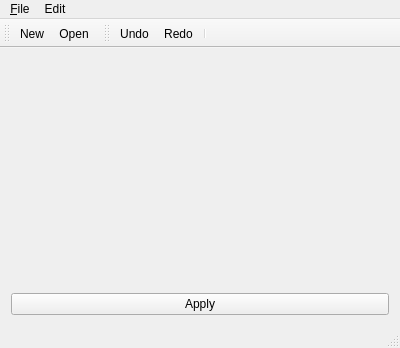
<?xml version="1.0" encoding="UTF-8"?>
<ui version="4.0">
 <class>Test_Window</class>
 <widget class="QMainWindow" name="Test_Window">
  <property name="geometry">
   <rect>
    <x>0</x>
    <y>0</y>
    <width>400</width>
    <height>348</height>
   </rect>
  </property>
  <property name="windowTitle">
   <string>Test_Window</string>
  </property>
  <widget class="QWidget" name="centralWidget">
   <layout class="QVBoxLayout" name="verticalLayout">
    <item>
     <widget class="Toolbar_Editor" name="toolbar_editor"/>
    </item>
    <item>
     <widget class="QPushButton" name="pushButton">
      <property name="text">
       <string>Apply</string>
      </property>
     </widget>
    </item>
   </layout>
  </widget>
  <widget class="QMenuBar" name="menuBar">
   <property name="geometry">
    <rect>
     <x>0</x>
     <y>0</y>
     <width>400</width>
     <height>20</height>
    </rect>
   </property>
   <widget class="QMenu" name="menu_File">
    <property name="title">
     <string>&amp;File</string>
    </property>
    <addaction name="actionNew"/>
    <addaction name="actionOpen"/>
    <addaction name="separator"/>
    <addaction name="actionExit"/>
   </widget>
   <widget class="QMenu" name="menuEdit">
    <property name="title">
     <string>Edit</string>
    </property>
    <widget class="QMenu" name="menuSomething">
     <property name="title">
      <string>Something</string>
     </property>
     <addaction name="actionDo_A"/>
     <addaction name="actionDo_B"/>
    </widget>
    <addaction name="actionUndo"/>
    <addaction name="actionRedo"/>
    <addaction name="menuSomething"/>
   </widget>
   <addaction name="menu_File"/>
   <addaction name="menuEdit"/>
  </widget>
  <widget class="QToolBar" name="toolbar_file">
   <attribute name="toolBarArea">
    <enum>TopToolBarArea</enum>
   </attribute>
   <attribute name="toolBarBreak">
    <bool>false</bool>
   </attribute>
   <addaction name="actionNew"/>
   <addaction name="actionOpen"/>
  </widget>
  <widget class="QStatusBar" name="statusBar"/>
  <widget class="QToolBar" name="toolbar_edit">
   <property name="windowTitle">
    <string>toolBar</string>
   </property>
   <attribute name="toolBarArea">
    <enum>TopToolBarArea</enum>
   </attribute>
   <attribute name="toolBarBreak">
    <bool>false</bool>
   </attribute>
   <addaction name="actionUndo"/>
   <addaction name="actionRedo"/>
   <addaction name="separator"/>
  </widget>
  <action name="actionNew">
   <property name="icon">
    <iconset theme="document-new">
     <normaloff/>
    </iconset>
   </property>
   <property name="text">
    <string>New</string>
   </property>
  </action>
  <action name="actionOpen">
   <property name="icon">
    <iconset theme="document-open">
     <normaloff/>
    </iconset>
   </property>
   <property name="text">
    <string>Open</string>
   </property>
  </action>
  <action name="actionExit">
   <property name="icon">
    <iconset theme="application-exit">
     <normaloff/>
    </iconset>
   </property>
   <property name="text">
    <string>Exit</string>
   </property>
  </action>
  <action name="actionUndo">
   <property name="icon">
    <iconset theme="edit-undo">
     <normaloff/>
    </iconset>
   </property>
   <property name="text">
    <string>Undo</string>
   </property>
  </action>
  <action name="actionRedo">
   <property name="icon">
    <iconset theme="edit-redo">
     <normaloff/>
    </iconset>
   </property>
   <property name="text">
    <string>Redo</string>
   </property>
  </action>
  <action name="actionDo_A">
   <property name="text">
    <string>Do A</string>
   </property>
  </action>
  <action name="actionDo_B">
   <property name="text">
    <string>Do B</string>
   </property>
  </action>
 </widget>
 <layoutdefault spacing="6" margin="11"/>
 <customwidgets>
  <customwidget>
   <class>Toolbar_Editor</class>
   <extends>QWidget</extends>
   <header>toolbar_editor.hpp</header>
  </customwidget>
 </customwidgets>
 <resources/>
 <connections/>
</ui>
